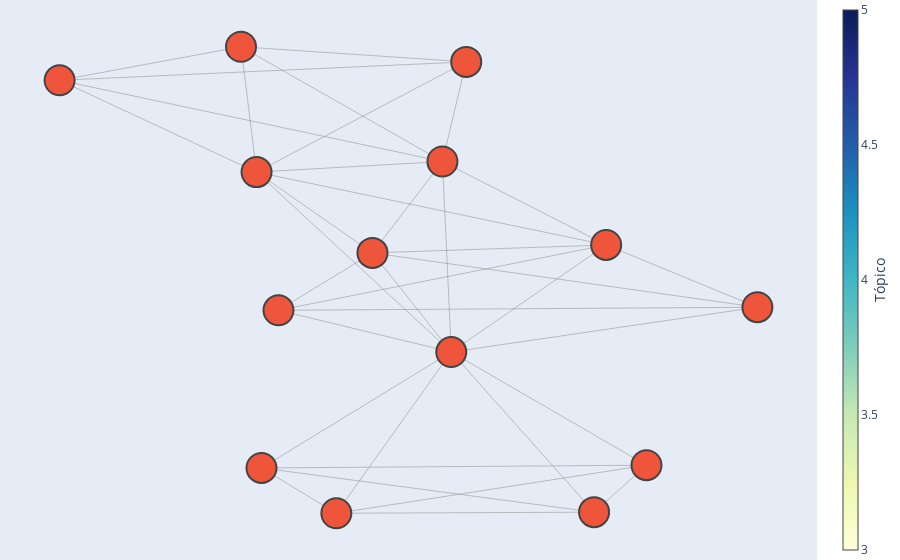

Write notebook code for a chart like this one.
### Code cell
import networkx as nx
import plotly.graph_objs as go

# Supongamos que 'topics' contiene las asociaciones entre términos en los tópicos (como se mencionó en el ejemplo anterior)

# Crear un grafo de red
G = nx.Graph()

# Procesar los tópicos y sus palabras clave para identificar asociaciones
for topic_id, topic_words in topics:
    # Dividir las palabras clave en términos individuales
    terms = [term.split('*')[1].strip('"') for term in topic_words.split(' + ')]
    
    # Agregar una arista entre todos los términos del tópico
    for i in range(len(terms)):
        for j in range(i + 1, len(terms)):
            term1, term2 = terms[i], terms[j]
            G.add_edge(term1, term2, topic=topic_id)

# Crear un layout para el gráfico de red
pos = nx.spring_layout(G, k=0.3, iterations=50)

# Crear nodos y aristas para Plotly
edge_trace = go.Scatter(
    x=[],
    y=[],
    line=dict(width=0.5, color='#888'),
    hoverinfo='none',
    mode='lines')

for edge in G.edges():
    x0, y0 = pos[edge[0]]
    x1, y1 = pos[edge[1]]
    edge_trace['x'] += tuple([x0, x1, None])
    edge_trace['y'] += tuple([y0, y1, None])

node_trace = go.Scatter(
    x=[],
    y=[],
    text=['pos'],
    mode='markers',
    hoverinfo='text',
    marker=dict(
        showscale=True,
        colorscale='YlGnBu',
        size=30,
        colorbar=dict(
            thickness=15,
            title='Tópico',
            xanchor='left',
            titleside='right'
        ),
        line=dict(width=2)))

for node in G.nodes():
    x, y = pos[node]
    node_trace['x'] += tuple([x])
    node_trace['y'] += tuple([y])

# Crear un gráfico de red interactivo
fig = go.Figure(data=[edge_trace, node_trace],
                layout=go.Layout(
                    showlegend=False,
                    margin=dict(b=0, l=0, r=0, t=0),
                    xaxis=dict(showgrid=False, zeroline=False, showticklabels=False),
                    yaxis=dict(showgrid=False, zeroline=False, showticklabels=False)))

fig.show()

### Figure 1 — Plotly figure (JSON) as saved in the notebook; plotly's stock layout.template omitted (floating-point values rounded to 4 significant figures)
{"data": [{"hoverinfo": "none", "line": {"color": "#888", "width": 0.5}, "mode": "lines", "type": "scatter", "x": [0.05087, -0.161, null, 0.05087, -0.1464, null, 0.05087, -0.3316, null, 0.05087, 0.02851, null, -0.161, -0.1464, null, -0.161, -0.3316, null, -0.161, 0.02851, null, -0.1464, -0.3316, null, -0.1464, 0.02851, null, -0.1464, 0.03681, null, -0.1464, 0.1825, null, -0.1464, -0.03733, null, -0.3316, 0.02851, null, 0.02851, 0.03681, null, 0.02851, 0.1825, null, 0.02851, -0.03733, null, 0.03681, 0.1825, null, 0.03681, -0.03733, null, 0.03681, -0.1257, null, 0.03681, 0.3248, null, 0.03681, -0.07131, null, 0.03681, 0.2205, null, 0.03681, -0.1417, null, 0.03681, 0.1712, null, 0.1825, -0.03733, null, 0.1825, -0.1257, null, 0.1825, 0.3248, null, -0.03733, -0.1257, null, -0.03733, 0.3248, null, -0.1257, 0.3248, null, -0.07131, 0.2205, null, -0.07131, -0.1417, null, -0.07131, 0.1712, null, 0.2205, -0.1417, null, 0.2205, 0.1712, null, -0.1417, 0.1712, null], "y": [0.9357, 1, null, 0.9357, 0.4671, null, 0.9357, 0.8574, null, 0.9357, 0.5123, null, 1, 0.4671, null, 1, 0.8574, null, 1, 0.5123, null, 0.4671, 0.8574, null, 0.4671, 0.5123, null, 0.4671, -0.2975, null, 0.4671, 0.1576, null, 0.4671, 0.1238, null, 0.8574, 0.5123, null, 0.5123, -0.2975, null, 0.5123, 0.1576, null, 0.5123, 0.1238, null, -0.2975, 0.1576, null, -0.2975, 0.1238, null, -0.2975, -0.12, null, -0.2975, -0.107, null, -0.2975, -0.9827, null, -0.2975, -0.7785, null, -0.2975, -0.7902, null, -0.2975, -0.9781, null, 0.1576, 0.1238, null, 0.1576, -0.12, null, 0.1576, -0.107, null, 0.1238, -0.12, null, 0.1238, -0.107, null, -0.12, -0.107, null, -0.9827, -0.7785, null, -0.9827, -0.7902, null, -0.9827, -0.9781, null, -0.7785, -0.7902, null, -0.7785, -0.9781, null, -0.7902, -0.9781, null]}, {"hoverinfo": "text", "marker": {"colorbar": {"thickness": 15, "title": {"side": "right", "text": "Tópico"}, "xanchor": "left"}, "colorscale": [[0, "rgb(255,255,217)"], [0.125, "rgb(237,248,177)"], [0.25, "rgb(199,233,180)"], [0.375, "rgb(127,205,187)"], [0.5, "rgb(65,182,196)"], [0.625, "rgb(29,145,192)"], [0.75, "rgb(34,94,168)"], [0.875, "rgb(37,52,148)"], [1, "rgb(8,29,88)"]], "line": {"width": 2}, "showscale": true, "size": 30}, "mode": "markers", "text": ["pos"], "type": "scatter", "x": [0.05087, -0.161, -0.1464, -0.3316, 0.02851, 0.03681, 0.1825, -0.03733, -0.1257, 0.3248, -0.07131, 0.2205, -0.1417, 0.1712], "y": [0.9357, 1, 0.4671, 0.8574, 0.5123, -0.2975, 0.1576, 0.1238, -0.12, -0.107, -0.9827, -0.7785, -0.7902, -0.9781]}], "layout": {"margin": {"b": 0, "l": 0, "r": 0, "t": 0}, "showlegend": false, "xaxis": {"showgrid": false, "showticklabels": false, "zeroline": false}, "yaxis": {"showgrid": false, "showticklabels": false, "zeroline": false}}}
